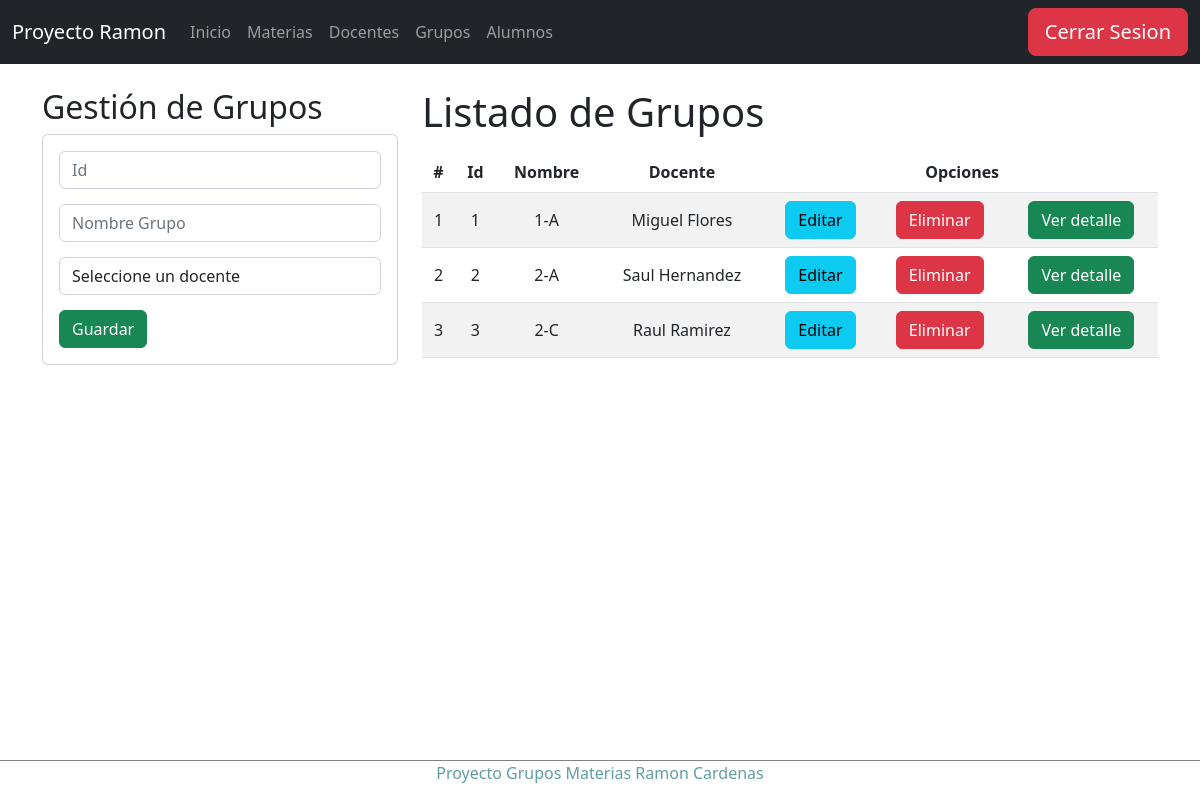
The page /grupos (signed in) on the database its author committed.
### Apps/Horario/models.py (models this page shows, shortened)
class Grupo(models.Model):
    idGrupo=models.CharField(primary_key=True,max_length=6)
    nombreGrupo=models.CharField(max_length=50)
    idDocente=models.ForeignKey(Docente, on_delete=models.SET_NULL,null=True,default=0, unique=True)

class Docente(models.Model):
    idDocente=models.CharField(primary_key=True,max_length=6)
    nombreDocente=models.CharField(max_length=50)
    apellidoDocente=models.CharField(max_length=50)

### Apps/Horario/views.py (the view)
# urls.py: path('grupos',views.grupos),
@login_required
def grupos(request):
    grupos = Grupo.objects.all()
    docentes = Docente.objects.all()
    return render(request, "grupos/gestionGrupos.html", {"grupos":grupos,"docentes":docentes})

### Apps/Horario/templates/grupos/gestionGrupos.html (shortened to what this page needs)
{% extends "../base.html" %}
{% block body %}
<div class="row">
    <div class="col-sm-12 col-md-6 col-lg-4 col-xl-4">
        <h2>Gestión de Grupos</h2>
        <div class="card">
            <div class="card-body">
                <form action="/registrarGrupo/" method="POST">{% csrf_token %}
                    <div class="form-group">
                        <input type="text" id="idGrupo" name="idGrupo" class="form-control" placeholder="Id"
                            minlength="1" maxlength="6" required>
                    </div>
                    <div class="form-group">
                        <input type="text" id="nombreGrupo" name="nombreGrupo" class="form-control"
                            placeholder="Nombre Grupo" maxlength="50" required>
                    </div>
                    <div class="form-group">
                        <select id="idDocente" name="idDocente" class="form-control" required>
                            <option value="-1" disabled selected>Seleccione un docente</option>
                        </select>
                    </div>
                    <div class="form-group">
                        <button type="submit" class="btn btn-success btn-block text-white">Guardar</button>
                    </div>
                </form>
            </div>
        </div>
    </div>
    <div class="col-sm-12 col-md-6 col-lg-8 col-xl-8">
        <h1>Listado de Grupos</h1>
        <div class="table-responsive py-2">
            <table class="table table-striped">
                <thead>
                    <tr>
                        <th>#</th>
                        <th>Id</th>
                        <th>Nombre</th>
                        <th>Docente</th>
                        <th colspan="3">Opciones</th>
                    </tr>
                </thead>
                <tbody>
                    {% for g in grupos %}
                    <tr>
                        <td>{{forloop.counter}}</td>
                        <td>{{g.idGrupo}}</td>
                        <td>{{g.nombreGrupo}}</td>
                        <td>{{g.idDocente.nombreDocente}} {{g.idDocente.apellidoDocente}}</td>
                        <td><a href="edicionGrupo/{{g.idGrupo}}" class="btn btn-info">Editar</a></td>
                        <td><a href="eliminarGrupo/{{g.idGrupo}}" class="btn btn-danger btnEliminacion">Eliminar</a>
                        </td>
                        <td><a href="detalleGrupo/{{g.idGrupo}}" class="btn btn-success">Ver detalle</a></td>
                    </tr>
                    {% endfor %}
                </tbody>
            </table>
        </div>
    </div>
</div>
{% endblock %}

### Apps/Horario/templates/base.html (style rules this page uses)
th, td { text-align: center; vertical-align: middle; }
.form-control { margin-bottom: 15px !important; }

### rows shown on the page
Grupo: idGrupo "1", nombreGrupo "1-A", idDocente.nombreDocente "Miguel", idDocente.apellidoDocente "Flores"
Grupo: idGrupo "2", nombreGrupo "2-A", idDocente.nombreDocente "Saul", idDocente.apellidoDocente "Hernandez"
Grupo: idGrupo "3", nombreGrupo "2-C", idDocente.nombreDocente "Raul", idDocente.apellidoDocente "Ramirez"
